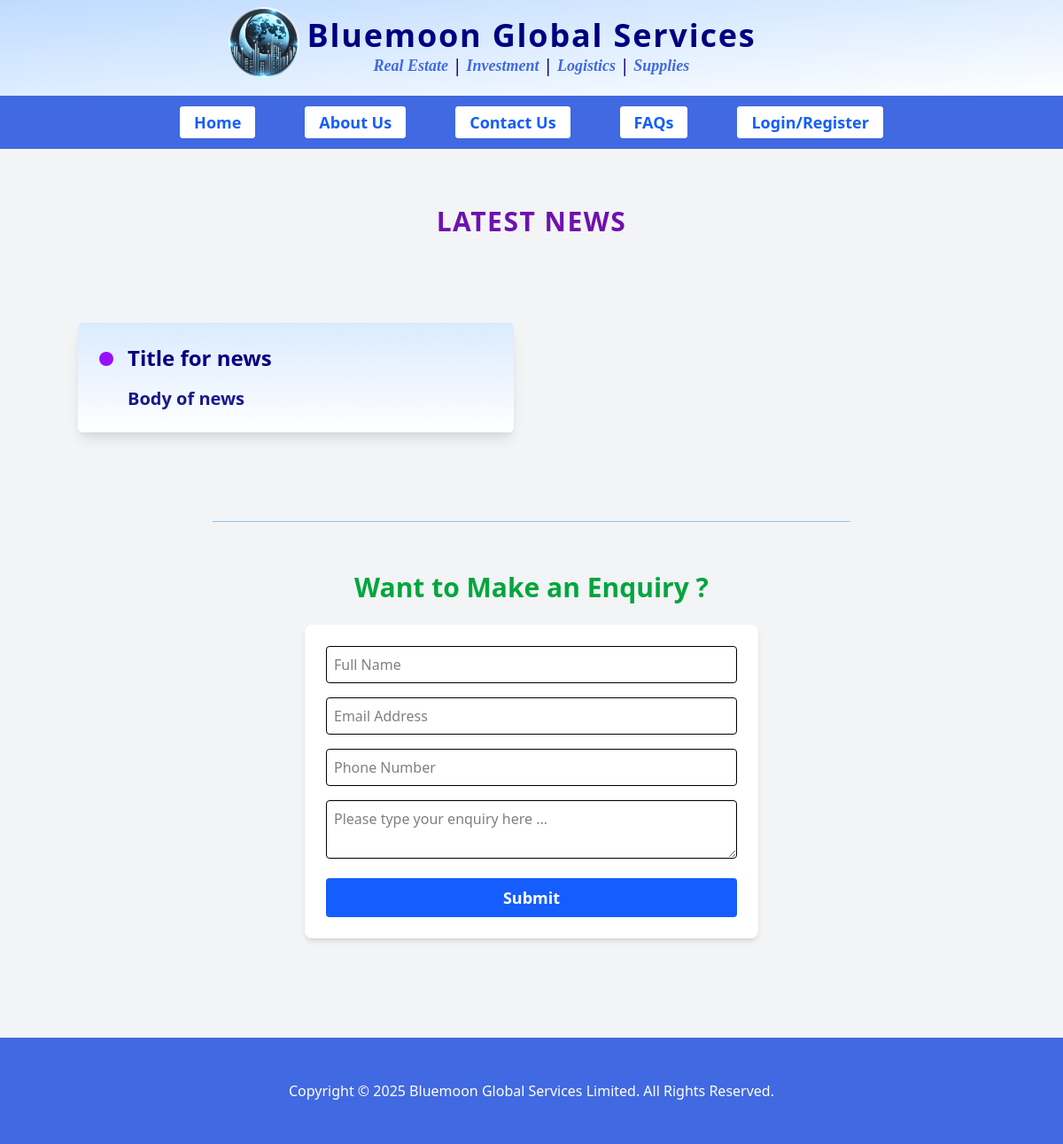
/news, run on an earlier commit of the app's database.
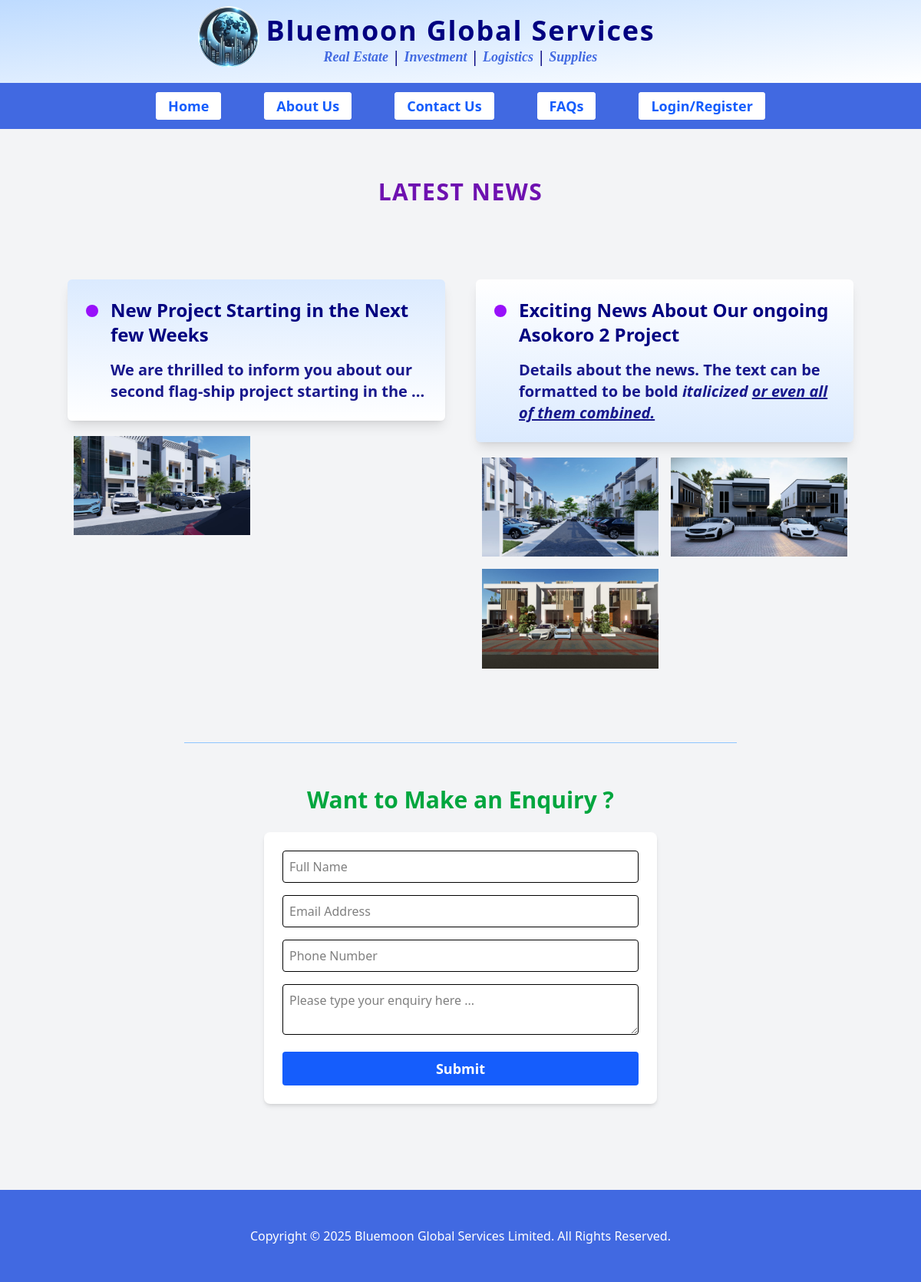
And on a later commit of the database.
### bmg/models.py (models this page shows, shortened)
class News(models.Model):
   title = models.CharField(max_length=128, blank=False)
   details = RichTextField()
   created_at = models.DateTimeField(auto_now_add=True)
   last_modified_at = models.DateTimeField(auto_now=True)
   added_by = models.ForeignKey(CustomUser, on_delete=models.SET_NULL, null=True)
   class Meta:
       ordering = ["-last_modified_at"]
       verbose_name = "News"
       verbose_name_plural = "News"

class NewsImage(models.Model):
    news = models.ForeignKey(News, on_delete=models.CASCADE, related_name='images')
    image = models.ImageField(upload_to='news_images/', null=True, blank=True)
    class Meta:
       verbose_name = "News Image"
       verbose_name_plural = "News Images"

### bmg/views.py (the view)
# urls.py: path("news", views.news, name="news"),
def news(request):
    section = "news"
    news = News.objects.all()
    return render(request, "news.html", {"news":news, "section":section})

### theme/templates/news.html (shortened to what this page needs)
{% extends 'base2.html' %}
{% load static %}
{% block content %}
    <div class="">
        <p class="page-head-title">LATEST NEWS</p>
    </div>
    <section class="container mx-auto py-8">
        <div class="grid lg:grid-cols-2 gap-10 font-semibold text-lg md:text-xl">
			{% for new in news %}
            <div>
                <div class="bg-gradient-to-b {% cycle 'from-blue-100 to-white' 'from-white to-blue-100' %} text-navy p-6 shadow-lg rounded-md flex space-x-4 mb-3 " id="news-{{new.id}}">
                    <div class="md:pt-1">
                        <span class="inline-block h-3 w-3 md:h-4 md:w-4 {% cycle 'bg-purple-600' 'bg-purple-600' %} rounded-full"></span>
                    </div>
                    <div>
                        <p class="font-black pb-4 text-xl md:text-2xl ">
                        <span>{{new.title}} </span>
                        </p>
                        <div class=" whitespace-pre-line text-navy/90">{{ new.details|safe }}</div>
                    </div>
                </div>
                <div class="flex flex-wrap">
                    {% for news_image in new.images.all %}
                        <div class="w-1/2 p-2">
                            <img src="{{ news_image.image.url}}" class="h-auto w-full  inline-block" alt="">
                        </div>
                    {% endfor %}
                </div>
            </div>
            {% empty %}
                <div class="text-2xl md:text-3xl font-black text-red-600 py-12 px-4 text-center">
                    <div >
                        <p>There is no news to share with you at this time.</p>
                    </div>
                </div>
            {% endfor %}
    	</div>
    </section>
{% endblock content %}

What changed in the data, as far as the page shows it:
removed News: title "Title for news", details "Body of news"
added News: title "New Project Starting in the Next few Weeks", details "We are thrilled to inform you about our second flag-ship project starting in the ..."
added NewsImage: image (picture), shown under "New Project Starting in the Next few Weeks"
added News: title "Exciting News About Our ongoing Asokoro 2 Project", details "Details about the news. The text can be formatted to be bold italicized or even all of them combined."
added NewsImage: image (picture), shown under "Exciting News About Our ongoing Asokoro 2 Project"
added NewsImage: image (picture), shown under "Exciting News About Our ongoing Asokoro 2 Project"
added NewsImage: image (picture), shown under "Exciting News About Our ongoing Asokoro 2 Project"
